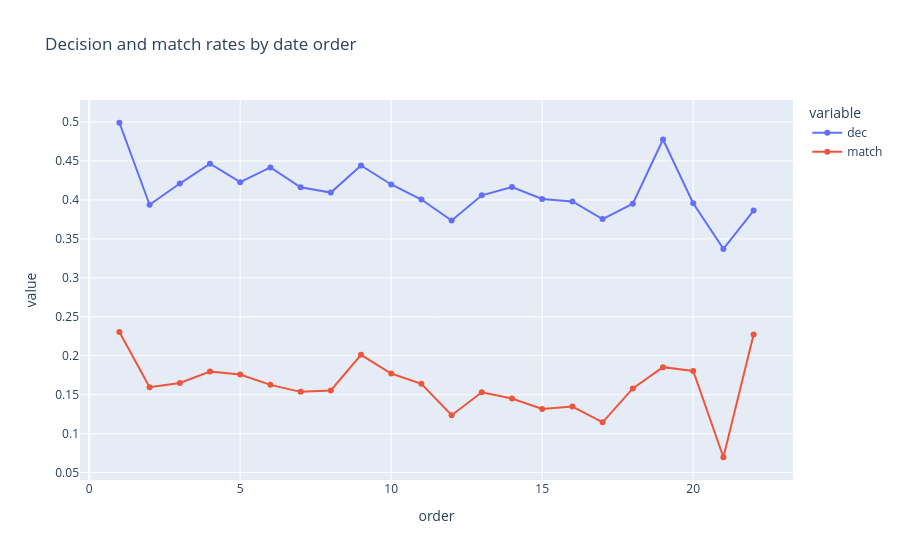

Notebook cell for this chart:
### Markdown cell above
Yes rate and match rate at each position in the evening, from 1 to 22. The yes rate starts at 49.9%, then falls to 39.4% on the second date. The last positions are less reliable: few participants reach them.

### Code cell
by_order = df.groupby("order")[["dec", "match"]].mean().reset_index()

fig = px.line(
    by_order,
    x="order",
    y=["dec", "match"],
    markers=True,
    title="Decision and match rates by date order"
)
fig.show()

### Figure 1 — Plotly figure (JSON) as saved in the notebook; plotly's stock layout.template omitted (floating-point values rounded to 4 significant figures)
{"data": [{"hovertemplate": "variable=dec<br>order=%{x}<br>value=%{y}<extra></extra>", "legendgroup": "dec", "line": {"color": "#636efa", "dash": "solid"}, "marker": {"symbol": "circle"}, "mode": "lines+markers", "name": "dec", "orientation": "v", "showlegend": true, "type": "scatter", "x": [1, 2, 3, 4, 5, 6, 7, 8, 9, 10, 11, 12, 13, 14, 15, 16, 17, 18, 19, 20, 21, 22], "xaxis": "x", "y": [0.4991, 0.3938, 0.4211, 0.4465, 0.4229, 0.4418, 0.4163, 0.4094, 0.4442, 0.4198, 0.4005, 0.3737, 0.4059, 0.4167, 0.4012, 0.398, 0.3755, 0.3953, 0.4775, 0.3958, 0.3372, 0.3864], "yaxis": "y"}, {"hovertemplate": "variable=match<br>order=%{x}<br>value=%{y}<extra></extra>", "legendgroup": "match", "line": {"color": "#EF553B", "dash": "solid"}, "marker": {"symbol": "circle"}, "mode": "lines+markers", "name": "match", "orientation": "v", "showlegend": true, "type": "scatter", "x": [1, 2, 3, 4, 5, 6, 7, 8, 9, 10, 11, 12, 13, 14, 15, 16, 17, 18, 19, 20, 21, 22], "xaxis": "x", "y": [0.2305, 0.1597, 0.1652, 0.1797, 0.176, 0.1627, 0.1537, 0.1555, 0.2012, 0.1772, 0.164, 0.1237, 0.1532, 0.1452, 0.1317, 0.1349, 0.1146, 0.1581, 0.1854, 0.1806, 0.06977, 0.2273], "yaxis": "y"}], "layout": {"legend": {"title": {"text": "variable"}, "tracegroupgap": 0}, "title": {"text": "Decision and match rates by date order"}, "xaxis": {"anchor": "y", "domain": [0.0, 1.0], "title": {"text": "order"}}, "yaxis": {"anchor": "x", "domain": [0.0, 1.0], "title": {"text": "value"}}}}
